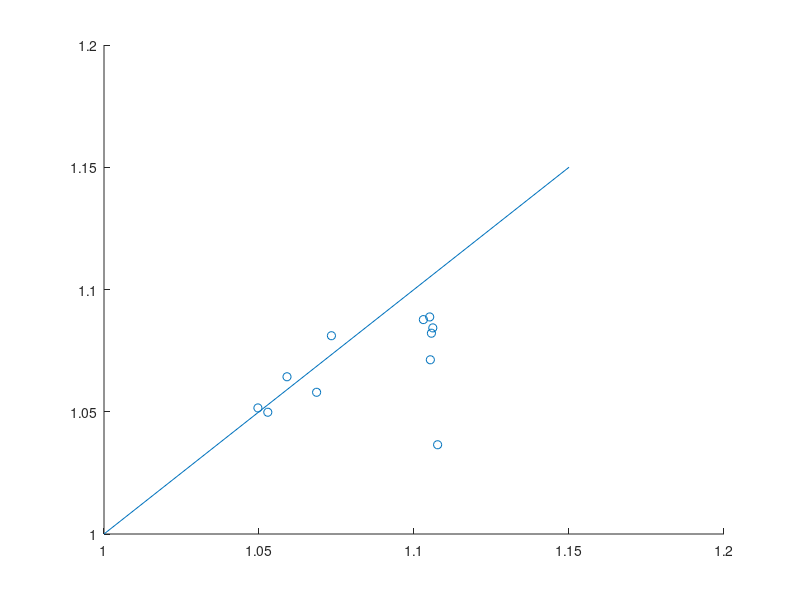

Recreate this plot in MATLAB. (Note: this script raises an error after producing the figure.)
% R^2 test
function significance_testing_older_papers()

clear;

load('./pollock_data.mat');
load('./craven_data.mat');
load('./cormack_data.mat');
load('./standard_horizontal.mat');
load('./standard_vertical.mat');
load('./comparison_horizontal.mat');


%================================ Variables ===============================
orientations = [0, 30, 45, 60, 90, 120, 135, 150, 180];
% num_orientations = length(orientations);
% standard_length = 3;
interpolation_method = 'pchip';
%==========================================================================

our_h_standard = standard_horizontal{1}(:,1);
our_v = standard_vertical{1}(:,1);
our_h_comparison = comparison_horizontal{1}(:,1);


%% pollock (new orientation range after correction: 0:10:170 + 45 + 135)
pollock_orientations = 0:10:170;
p_orientations = union(pollock_orientations, orientations);
% p_orientations_corrected = p_orientations(1:end-1);
p_our_h = interp1(orientations, our_h_standard(1:end)', p_orientations, interpolation_method);
p_our_v = interp1(orientations, our_v(1:end)', p_orientations, interpolation_method);

p_our_h_corrected = p_our_h(1:end-1);
p_our_v_corrected = p_our_v(1:end-1);


% horizontal standard, 3-inch
p_h_3 = pollock_data{1}(:,1);
complete_p_h_3 = interp1(pollock_orientations, p_h_3(1:end-1)', p_orientations, interpolation_method);
complete_p_h_3_corrected = complete_p_h_3(1:end-1);

r_p_h_3 = r2(p_our_h_corrected, complete_p_h_3_corrected)

% horizontal standard, 6-inch
p_h_6 = pollock_data{2}(:,1);
complete_p_h_6 = interp1(pollock_orientations, p_h_6(1:end-1)', p_orientations, interpolation_method);
complete_p_h_6_corrected = complete_p_h_6(1:end-1);

r_p_h_6 = r2(p_our_h_corrected, complete_p_h_6_corrected)

% vertical standard, 3-inch
p_v_3 = pollock_data{3}(:,1);
complete_p_v_3 = interp1(pollock_orientations, p_v_3(1:end-1)', p_orientations, interpolation_method);
complete_p_v_3_corrected = complete_p_v_3(1:end-1);

r_p_v_3 = r2(p_our_v_corrected, complete_p_v_3_corrected)


% vertical standard, 6-inch
p_v_6 = pollock_data{4}(:,1);
complete_p_v_6 = interp1(pollock_orientations, p_v_6(1:end-1)', p_orientations, interpolation_method);
complete_p_v_6_corrected = complete_p_v_6(1:end-1);

r_p_v_6 = r2(p_our_v_corrected, complete_p_v_6_corrected)


%% craven (new orientation range after correction: 10:20:170 + 45 + 60 + 135 + 120)
craven_orientations = 10:20:170;
cr_orientations = union(craven_orientations, orientations);
% cr_orientations_corrected = cr_orientations(2:end-1);
cr_our = interp1(orientations, our_h_standard', cr_orientations, interpolation_method);
cr_our_corrected = cr_our(2:end-1);

cr = craven_data{1}(:,1);
complete_cr = interp1(craven_orientations, cr', cr_orientations, interpolation_method);
complete_cr_corrected = complete_cr(2:end-1);

r_cr = r2(cr_our_corrected, complete_cr_corrected)

%% cormack (new orientation range after correction: 10:20:170 + 45 + 60 + 135 + 120)
cormack_orientations = 22.5:22.5:157.5;
co_orientations = union(cormack_orientations, orientations);
% co_orientations_corrected = co_orientations(2:end-1);

co_our = interp1(orientations, our_h_comparison', co_orientations, interpolation_method);
co_our_corrected = co_our(2:end-1);

% cross
co_cross = cormack_data{1}(:,1);
complete_co_cross = interp1(cormack_orientations, co_cross', co_orientations, interpolation_method);
complete_co_cross_corrected = complete_co_cross(2:end-1);
co_our_corrected
complete_co_cross_corrected
r_co_cross = r2(co_our_corrected, complete_co_cross_corrected)

figure
scatter(co_our_corrected, complete_co_cross_corrected)
hold on
hline = plot([1,1.15], [1,1.15]);
set(hline, 'LineStyle', '- -', 'Color', 'k')
title('PSE of Cross-like Study in Cormack&Cormack vs. PSE of This Study')
xlabel('PSE of this study (cm)')
ylabel('PSE of Cross-like study (cm)')
% set(gca, 'XTick', orientations);

% inverted T
co_t = cormack_data{2}(:,1);
complete_co_t = interp1(cormack_orientations, co_t', co_orientations, interpolation_method);
complete_co_t_corrected = complete_co_t(2:end-1);

r_co_t = r2(co_our_corrected, complete_co_t_corrected)


end

%% Function
% FORMULA: r^2 = 1  -  (var(mean_study1-mean_study2) / (var(mean_study1)+var(mean_study2))/2))

function val = r2(study1, study2)
% disp(study1)
% disp(study2)
% disp('numerator')
% disp(var(study1 - study2))
% disp('denominator(1)')
% disp(var(study1))
% disp(var(study2))
val = 1 - (var(study1-study2) / ((var(study1)+var(study2))/2));
end


